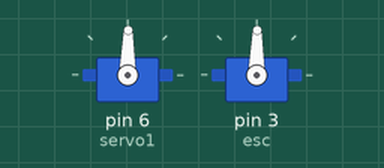
This sketch was run on a simulated Arduino Nano, built with avr-gcc and run on an emulated ATmega328P. Parts: 2 × servo.

Above: at 2.1 s.
Timing chart, 0 to 3.6 s (numbered marks = the images above):
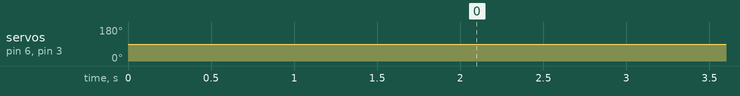

Measured:
- by itself, servo on pin 6 (servo1), servo on pin 3 (esc): 90° → 89° at 2.0 s

The sketch:

ps2-drift_car_v2.2.ino
```cpp
//v2.2 changes:
//removed straightening button (L1)and replaced it with a break button


#include <PS2X_lib.h>
#include <Servo.h>

PS2X ps2x; // create PS2 Controller Class
Servo servo1;
Servo esc;

int LeftStick = 128;
int RightStick = 128;
float angle = 90.0 ;            //sets the steering servo to mid point i.e. straight ahead
int throttle = 90 ;         //sets esc to 90 which is 0 speed

void setup()
{

  ps2x.config_gamepad(12,10,9,11, false, false);      //GamePad(clock, command, attention, data, Pressures?, Rumble?)
  servo1.attach(6);
  esc.attach(3);
 Serial.begin(9600);
 delay(2000);

}

void loop(){

   ps2x.read_gamepad();                 //reads input from ps2 controller
   LeftStick = ps2x.Analog(PSS_LX);     //left stick horizontal controls steering
   RightStick = ps2x.Analog(PSS_RY);    //right stick vertical controls speed


  if(LeftStick <=138 && LeftStick >=118)    //this serves both to create a small deadzone in the steering as well as constant straight-steering control, needs testing
      servo1.write(89.5);                     //offset 5 deg to the right

   else
   {
   angle = map(LeftStick, 255, 0, 53.5, 123.5); //this allows for 35 deg of turnning on either side, further testing needed

   servo1.write(angle);
   }

 if (ps2x.Button(PSB_R1))
    {
      throttle = map(RightStick, 255, 0, 80, 100);
      esc.write(throttle);
    }

else{
   throttle = map(RightStick, 255, 0, 75, 105); //note: anything above 110 causes the tires come off the rear wheels

   esc.write(throttle); //we should be using PWM and esc.writeMicroseconds() to control speed however,our arduino nano does not seem to support PWM
}

 if (ps2x.Button(PSB_L1)) //break button
   {
    float to = millis();
    float dt = 0.0;
    while(dt<=200)
    {
      esc.write(80);
      dt = millis()-to;
    }
   }

delay(15);

}
```
